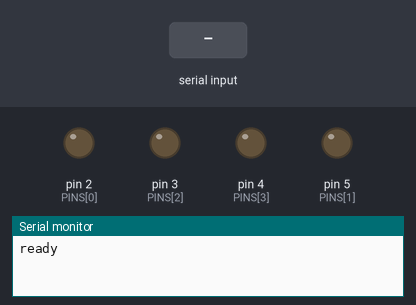
Bench run of a sketch on a simulated Arduino Uno, built with avr-gcc and run on an emulated ATmega328P. On the bench: output pins drawn as LEDs (lit = HIGH), the last lines printed to the serial monitor. The inputs (shaded band) are chosen by the test bench.

Above: at 1.2 s.
1.3 s: "90 45\n" received over Serial
At 1.9 s:
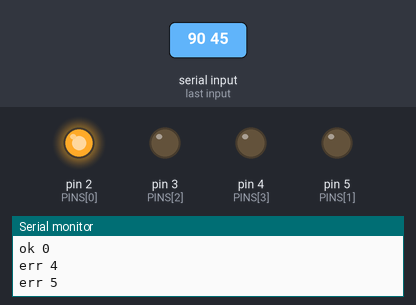
2.8 s: byte 97 ('a') received over Serial
At 3.1 s:
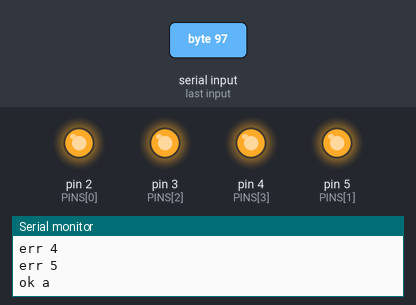
4.3 s: "30 150\n" received over Serial
At 5.4 s:
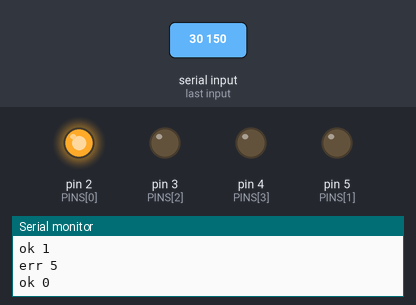
5.8 s: "200\n" received over Serial
7.3 s: byte 120 ('x') received over Serial
At 7.7 s:
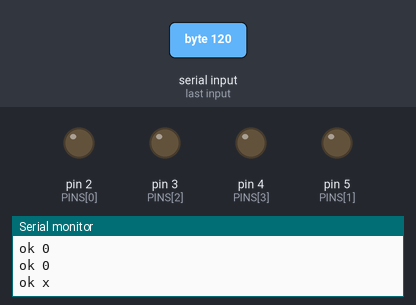
8.8 s: "90\n" received over Serial
At 10.0 s:
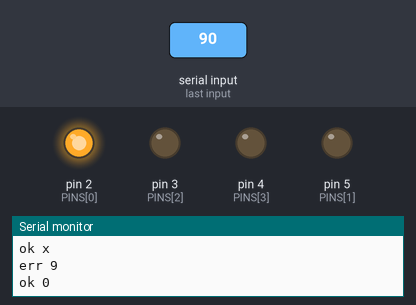
Timing chart, 0 to 11.3 s (numbered marks = the images above; inputs shaded):
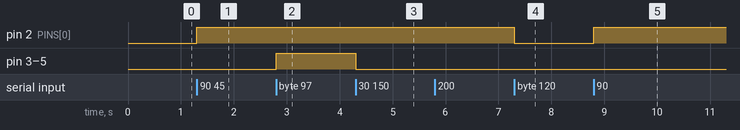

Measured:
- after the input at 1.3 s, pin 2 (PINS[0]): LOW → HIGH at once
- after the input at 2.8 s, pin 3 (PINS[2]), pin 4 (PINS[3]), pin 5 (PINS[1]): LOW → HIGH at once
- after the input at 4.3 s, pin 3 (PINS[2]), pin 4 (PINS[3]), pin 5 (PINS[1]): HIGH → LOW at once
- after the input at 7.3 s, pin 2 (PINS[0]): HIGH → LOW at once
- after the input at 8.8 s, pin 2 (PINS[0]): LOW → HIGH at once

The sketch:

terminator_leds.ino
```cpp
// Terminator: four raking-light LEDs around the paper.
// Wiring: each LED anode -> 220 ohm resistor -> pin below; cathode -> GND.
//   index 0 = North (top edge of paper, as seen by the camera)  -> D2
//   index 1 = East  (right edge)                                 -> D5
//   index 2 = South (bottom edge)                                -> D3
//   index 3 = West  (left edge)                                  -> D4
// (Pins follow the breadboard as built: D2 up, D3 down, D4 left, D5 right.
//  Check with arduino/test_leds first.)
//
// Serial protocol (115200 baud, one char per command):
//   '0'..'3'  light only that LED
//   'x'       all off (used for the dark frame)
//   'a'       all on  (for aiming the camera / placing paper)
//   '?'       ping
// Every command is answered with "ok <cmd>\n". On boot it prints "ready\n".

const int PINS[4] = {2, 5, 3, 4};  // N, E, S, W

void allOff() {
  for (int i = 0; i < 4; i++) digitalWrite(PINS[i], LOW);
}

void setup() {
  for (int i = 0; i < 4; i++) pinMode(PINS[i], OUTPUT);
  allOff();
  Serial.begin(115200);
  Serial.println("ready");
}

void loop() {
  if (!Serial.available()) return;
  char c = Serial.read();
  if (c == '\n' || c == '\r' || c == ' ') return;

  if (c >= '0' && c <= '3') {
    allOff();
    digitalWrite(PINS[c - '0'], HIGH);
  } else if (c == 'x') {
    allOff();
  } else if (c == 'a') {
    for (int i = 0; i < 4; i++) digitalWrite(PINS[i], HIGH);
  } else if (c != '?') {
    Serial.print("err ");
    Serial.println(c);
    return;
  }
  Serial.print("ok ");
  Serial.println(c);
}
```
